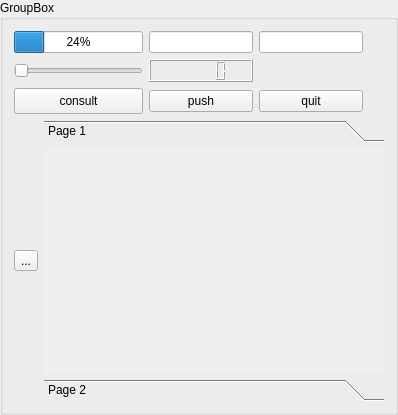
<?xml version="1.0" encoding="UTF-8"?>
<ui version="4.0">
 <class>GroupBox</class>
 <widget class="QGroupBox" name="GroupBox">
  <property name="geometry">
   <rect>
    <x>0</x>
    <y>0</y>
    <width>398</width>
    <height>415</height>
   </rect>
  </property>
  <property name="windowTitle">
   <string>GroupBox</string>
  </property>
  <property name="title">
   <string>GroupBox</string>
  </property>
  <layout class="QGridLayout" name="gridLayout_2">
   <item row="0" column="0" colspan="2">
    <layout class="QGridLayout" name="gridLayout">
     <property name="rightMargin">
      <number>21</number>
     </property>
     <item row="1" column="0">
      <widget class="QSlider" name="horizontalSlider">
       <property name="orientation">
        <enum>Qt::Horizontal</enum>
       </property>
      </widget>
     </item>
     <item row="1" column="1">
      <widget class="QLCDNumber" name="lcdNumber"/>
     </item>
     <item row="2" column="0">
      <widget class="QPushButton" name="pushButton">
       <property name="minimumSize">
        <size>
         <width>129</width>
         <height>26</height>
        </size>
       </property>
       <property name="cursor">
        <cursorShape>CrossCursor</cursorShape>
       </property>
       <property name="text">
        <string>consult</string>
       </property>
       <property name="autoDefault">
        <bool>false</bool>
       </property>
       <property name="default">
        <bool>false</bool>
       </property>
       <property name="flat">
        <bool>false</bool>
       </property>
      </widget>
     </item>
     <item row="2" column="1">
      <widget class="QPushButton" name="pushButton_2">
       <property name="text">
        <string>push</string>
       </property>
      </widget>
     </item>
     <item row="2" column="2">
      <widget class="QPushButton" name="pushButton_3">
       <property name="text">
        <string>quit</string>
       </property>
      </widget>
     </item>
     <item row="0" column="1">
      <widget class="QLineEdit" name="lineEdit"/>
     </item>
     <item row="0" column="2">
      <widget class="QLineEdit" name="lineEdit_2"/>
     </item>
     <item row="0" column="0">
      <widget class="QProgressBar" name="progressBar">
       <property name="value">
        <number>24</number>
       </property>
      </widget>
     </item>
    </layout>
   </item>
   <item row="1" column="0">
    <widget class="QToolButton" name="toolButton">
     <property name="text">
      <string>...</string>
     </property>
    </widget>
   </item>
   <item row="1" column="1">
    <widget class="QToolBox" name="toolBox">
     <property name="currentIndex">
      <number>0</number>
     </property>
     <widget class="QWidget" name="page">
      <property name="geometry">
       <rect>
        <x>0</x>
        <y>0</y>
        <width>343</width>
        <height>226</height>
       </rect>
      </property>
      <attribute name="label">
       <string>Page 1</string>
      </attribute>
     </widget>
     <widget class="QWidget" name="page_2">
      <property name="geometry">
       <rect>
        <x>0</x>
        <y>0</y>
        <width>71</width>
        <height>71</height>
       </rect>
      </property>
      <attribute name="label">
       <string>Page 2</string>
      </attribute>
     </widget>
    </widget>
   </item>
  </layout>
 </widget>
 <resources/>
 <connections>
  <connection>
   <sender>horizontalSlider</sender>
   <signal>sliderMoved(int)</signal>
   <receiver>lcdNumber</receiver>
   <slot>display(int)</slot>
   <hints>
    <hint type="sourcelabel">
     <x>67</x>
     <y>27</y>
    </hint>
    <hint type="destinationlabel">
     <x>233</x>
     <y>57</y>
    </hint>
   </hints>
  </connection>
  <connection>
   <sender>pushButton_3</sender>
   <signal>pressed()</signal>
   <receiver>GroupBox</receiver>
   <slot>close()</slot>
   <hints>
    <hint type="sourcelabel">
     <x>315</x>
     <y>270</y>
    </hint>
    <hint type="destinationlabel">
     <x>366</x>
     <y>214</y>
    </hint>
   </hints>
  </connection>
 </connections>
</ui>
